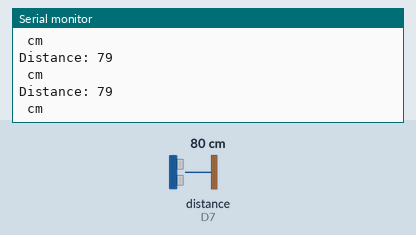
Bench run of a sketch on a simulated ESP8266 (NodeMCU). On the bench: the last lines printed to the serial monitor. Wiring (inferred from the names in the program): ultrasonic range finder: trigger D6; echo D7. The inputs (shaded band) are chosen by the test bench; at power-on: distance to the obstacle (sensor on D7) 80 cm. The echo pulse lasts 58.3 µs per cm.

Above: at 5.0 s.
5.1 s: distance to the obstacle (sensor on D7) set to 2 cm
At 5.7 s:
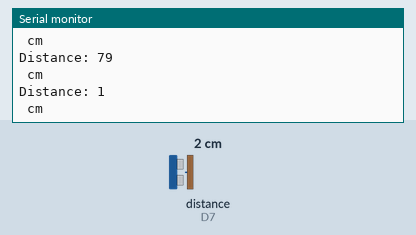
6.6 s: distance to the obstacle (sensor on D7) set to 4 cm
At 7.2 s:
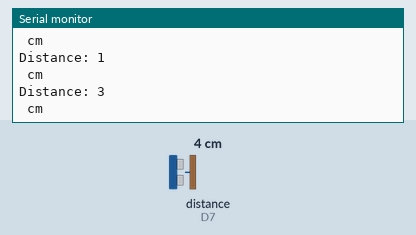
Timing chart, 0 to 9.6 s (numbered marks = the images above; inputs shaded):
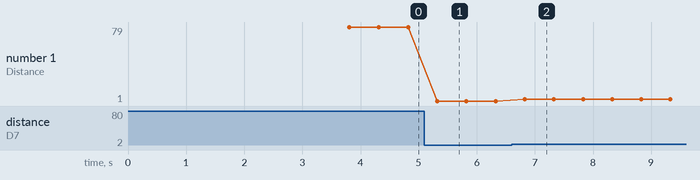

The sketch:

ULTRASONIC_SENSOR.ino
```cpp
#define BLYNK_TEMPLATE_ID "TMPLU1iV8UAX"
#define BLYNK_DEVICE_NAME "VIRTUAL"

#define BLYNK_FIRMWARE_VERSION        "0.1.0"
#define BLYNK_PRINT Serial
#define USE_NODE_MCU_BOARD

#include "BlynkEdgent.h"

#define echoPin D7
#define trigPin D6

long duration;
int distance;

void ultrasonic()
{
    digitalWrite(trigPin, LOW);
    delayMicroseconds(2);
    digitalWrite(trigPin, HIGH);
    delayMicroseconds(10);
    digitalWrite(trigPin, LOW);
    duration = pulseIn(echoPin, HIGH);
    distance = duration * 0.034 / 2; //formula to calculate the distance for ultrasonic sensor
    Serial.print("Distance: ");
    Serial.println(distance);
    Serial.println(" cm ");
    Blynk.virtualWrite(V4, distance);
    delay(500);
}
void setup()
{
  Serial.begin(9600);
  pinMode(trigPin, OUTPUT);
  pinMode(echoPin, INPUT);
  BlynkEdgent.begin();
  delay(2000);
}

void loop()
{
  BlynkEdgent.run();
  ultrasonic();
}
```

Measured:
- after the input at 5.1 s, the serial monitor: prints a new line after 0.22 s (image 1)
- after the input at 6.6 s, the serial monitor: prints a new line after 0.23 s (image 2)
- plotted number 1: 79 → 1 after the input at 5.1 s, 1 → 3 after the input at 6.6 s
